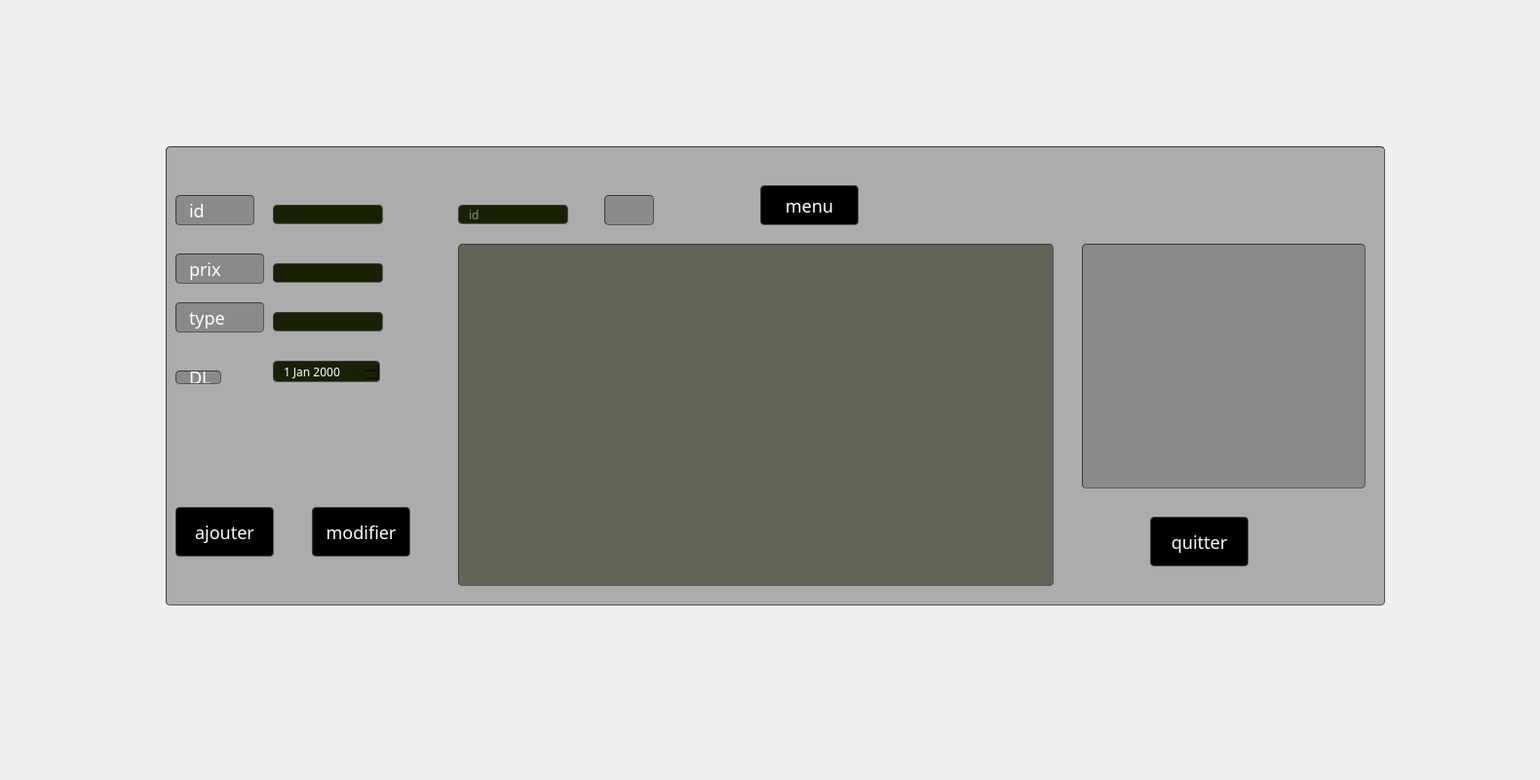
     <widget class="QWidget" name="tab_8">
      <attribute name="title">
       <string>abonnements</string>
      </attribute>
      <widget class="QLabel" name="label_37">
       <property name="geometry">
        <rect>
         <x>0</x>
         <y>0</y>
         <width>1571</width>
         <height>791</height>
        </rect>
       </property>
       <property name="styleSheet">
        <string notr="true">border-image: url(:/img/img/lagou.jpg);</string>
       </property>
       <property name="text">
        <string/>
       </property>
      </widget>
      <widget class="QFrame" name="frame">
       <property name="geometry">
        <rect>
         <x>170</x>
         <y>150</y>
         <width>1251</width>
         <height>471</height>
        </rect>
       </property>
       <property name="maximumSize">
        <size>
         <width>16777215</width>
         <height>471</height>
        </size>
       </property>
       <property name="styleSheet">
        <string notr="true">border-width: 1px; border-radius: 4px;
	border-color: rgb(58, 58, 58);
	border-style: inset;
	padding: 0 8px;
	color: rgb(255, 255, 255);
	
background-color:rgba(105, 105, 105,0.5);
	selection-background-color:#ffffff;
	selection-color:#ffffff;
font: 75 8pt &quot;MS Shell Dlg 2&quot;;
font-family: century gothic;
</string>
       </property>
       <widget class="QLabel" name="label_34">
        <property name="geometry">
         <rect>
          <x>10</x>
          <y>50</y>
          <width>81</width>
          <height>31</height>
         </rect>
        </property>
        <property name="styleSheet">
         <string notr="true">
font-family: century gothic;
font-size: 18px;
color: #ffffff;

</string>
        </property>
        <property name="text">
         <string>id</string>
        </property>
       </widget>
       <widget class="QLineEdit" name="lineEdit_ida">
        <property name="geometry">
         <rect>
          <x>110</x>
          <y>60</y>
          <width>113</width>
          <height>20</height>
         </rect>
        </property>
        <property name="styleSheet">
         <string notr="true">
border-width: 1px; border-radius: 4px;
	border-color: rgb(58, 58, 58);
	border-style: inset;
	padding: 0 8px;
	color: rgb(255, 255, 255);
	
background-color: rgb(24, 33, 2);
	selection-background-color:#ffffff;
	selection-color:#ffffff</string>
        </property>
       </widget>
       <widget class="QLabel" name="label_35">
        <property name="geometry">
         <rect>
          <x>10</x>
          <y>110</y>
          <width>91</width>
          <height>31</height>
         </rect>
        </property>
        <property name="styleSheet">
         <string notr="true">
font-family: century gothic;
font-size: 18px;
color: #ffffff;
</string>
        </property>
        <property name="text">
         <string>prix</string>
        </property>
       </widget>
       <widget class="QLineEdit" name="lineEdit_prixa">
        <property name="geometry">
         <rect>
          <x>110</x>
          <y>120</y>
          <width>113</width>
          <height>20</height>
         </rect>
        </property>
        <property name="styleSheet">
         <string notr="true">border-width: 1px; border-radius: 4px;
	border-color: rgb(58, 58, 58);
	border-style: inset;
	padding: 0 8px;
	color: rgb(255, 255, 255);
	
background-color: rgb(24, 33, 2);
	selection-background-color:#ffffff;
	selection-color:#ffffff</string>
        </property>
       </widget>
       <widget class="QLabel" name="label_36">
        <property name="geometry">
         <rect>
          <x>10</x>
          <y>230</y>
          <width>47</width>
          <height>14</height>
         </rect>
        </property>
        <property name="styleSheet">
         <string notr="true">
font-family: century gothic;
font-size: 18px;
color: #ffffff;
</string>
        </property>
        <property name="text">
         <string>DL</string>
        </property>
       </widget>
       <widget class="QDateEdit" name="dateEdit">
        <property name="geometry">
         <rect>
          <x>110</x>
          <y>220</y>
          <width>110</width>
          <height>22</height>
         </rect>
        </property>
        <property name="styleSheet">
         <string notr="true">border-width: 1px; border-radius: 4px;
	border-color: rgb(58, 58, 58);
	border-style: inset;
	padding: 0 8px;
	color: rgb(255, 255, 255);
	
background-color: rgb(24, 33, 2);
	selection-background-color:#ffffff;
	selection-color:#ffffff</string>
        </property>
       </widget>
       <widget class="QTableView" name="tableView">
        <property name="geometry">
         <rect>
          <x>300</x>
          <y>100</y>
          <width>611</width>
          <height>351</height>
         </rect>
        </property>
        <property name="styleSheet">
         <string notr="true">QTableView {
background: rgba(255, 255, 255,0.5);
background-color: rgba(24, 33, 2,0.5);
}
QTableView QTableCornerButton::section
{
     background: rgb(114, 124, 127);
}
QTableView::item:focus

{
    color:black;
}
QTableView::item:selected
{
    color:black;
     background: rgba(0, 0, 0, 50%);
}
QHeaderView::section
{

     background:black;
}</string>
        </property>
       </widget>
       <widget class="QPushButton" name="pushButton_ajoutab">
        <property name="geometry">
         <rect>
          <x>10</x>
          <y>370</y>
          <width>101</width>
          <height>51</height>
         </rect>
        </property>
        <property name="styleSheet">
         <string notr="true">font: 75 8pt &quot;MS Shell Dlg 2&quot;;

background-color:rgb(0, 0, 0);
border-radius: 4px;
	border-color: rgb(58, 58, 58);
	border-style: inset;
font-family: century gothic;
font-size: 18px;
color: rgb(255, 255, 255);</string>
        </property>
        <property name="text">
         <string>ajouter</string>
        </property>
       </widget>
       <widget class="QPushButton" name="pushButton_modifierab">
        <property name="geometry">
         <rect>
          <x>150</x>
          <y>370</y>
          <width>101</width>
          <height>51</height>
         </rect>
        </property>
        <property name="styleSheet">
         <string notr="true">font: 75 8pt &quot;MS Shell Dlg 2&quot;;

background-color:rgb(0, 0, 0);
border-radius: 4px;
	border-color: rgb(58, 58, 58);
	border-style: inset;
font-family: century gothic;
font-size: 18px;
color: rgb(255, 255, 255);</string>
        </property>
        <property name="text">
         <string>modifier</string>
        </property>
       </widget>
       <widget class="QPushButton" name="pushButton_11">
        <property name="geometry">
         <rect>
          <x>1010</x>
          <y>380</y>
          <width>101</width>
          <height>51</height>
         </rect>
        </property>
        <property name="styleSheet">
         <string notr="true">font: 75 8pt &quot;MS Shell Dlg 2&quot;;

background-color:rgb(0, 0, 0);
border-radius: 4px;
	border-color: rgb(58, 58, 58);
	border-style: inset;
font-family: century gothic;
font-size: 18px;
color: rgb(255, 255, 255);</string>
        </property>
        <property name="text">
         <string>quitter</string>
        </property>
       </widget>
       <widget class="QPushButton" name="pushButton_supprimerab">
        <property name="geometry">
         <rect>
          <x>450</x>
          <y>50</y>
          <width>51</width>
          <height>31</height>
         </rect>
        </property>
        <property name="styleSheet">
         <string notr="true">border-image: url(:/img/img/delete.png);</string>
        </property>
        <property name="text">
         <string/>
        </property>
       </widget>
       <widget class="QLineEdit" name="lineEdit_ida1">
        <property name="geometry">
         <rect>
          <x>300</x>
          <y>60</y>
          <width>113</width>
          <height>20</height>
         </rect>
        </property>
        <property name="styleSheet">
         <string notr="true">
border-width: 1px; border-radius: 4px;
	border-color: rgb(58, 58, 58);
	border-style: inset;
	padding: 0 8px;
	color: rgb(255, 255, 255);
	
background-color: rgb(24, 33, 2);
	selection-background-color:#ffffff;
	selection-color:#ffffff</string>
        </property>
        <property name="text">
         <string/>
        </property>
        <property name="placeholderText">
         <string>id</string>
        </property>
       </widget>
       <widget class="QLineEdit" name="lineEdit_typea">
        <property name="geometry">
         <rect>
          <x>110</x>
          <y>170</y>
          <width>113</width>
          <height>20</height>
         </rect>
        </property>
        <property name="styleSheet">
         <string notr="true">border-width: 1px; border-radius: 4px;
	border-color: rgb(58, 58, 58);
	border-style: inset;
	padding: 0 8px;
	color: rgb(255, 255, 255);
	
background-color: rgb(24, 33, 2);
	selection-background-color:#ffffff;
	selection-color:#ffffff</string>
        </property>
       </widget>
       <widget class="QLabel" name="label_49">
        <property name="geometry">
         <rect>
          <x>10</x>
          <y>160</y>
          <width>91</width>
          <height>31</height>
         </rect>
        </property>
        <property name="styleSheet">
         <string notr="true">
font-family: century gothic;
font-size: 18px;
color: #ffffff;
</string>
        </property>
        <property name="text">
         <string>type</string>
        </property>
       </widget>
       <widget class="QPushButton" name="pushButton_12">
        <property name="geometry">
         <rect>
          <x>610</x>
          <y>40</y>
          <width>101</width>
          <height>41</height>
         </rect>
        </property>
        <property name="styleSheet">
         <string notr="true">font: 75 8pt &quot;MS Shell Dlg 2&quot;;

background-color:rgb(0, 0, 0);
border-radius: 4px;
	border-color: rgb(58, 58, 58);
	border-style: inset;
font-family: century gothic;
font-size: 18px;
color: rgb(255, 255, 255);</string>
        </property>
        <property name="text">
         <string>menu</string>
        </property>
       </widget>
       <widget class="stat_chedli" name="widget_3" native="true">
        <property name="geometry">
         <rect>
          <x>940</x>
          <y>100</y>
          <width>291</width>
          <height>251</height>
         </rect>
        </property>
       </widget>
      </widget>
      <widget class="QLabel" name="label_38">
       <property name="geometry">
        <rect>
         <x>1240</x>
         <y>0</y>
         <width>311</width>
         <height>241</height>
        </rect>
       </property>
       <property name="styleSheet">
        <string notr="true">border-image: url(:/img/img/EST-logo2.png);
</string>
       </property>
       <property name="text">
        <string/>
       </property>
      </widget>
     </widget>
